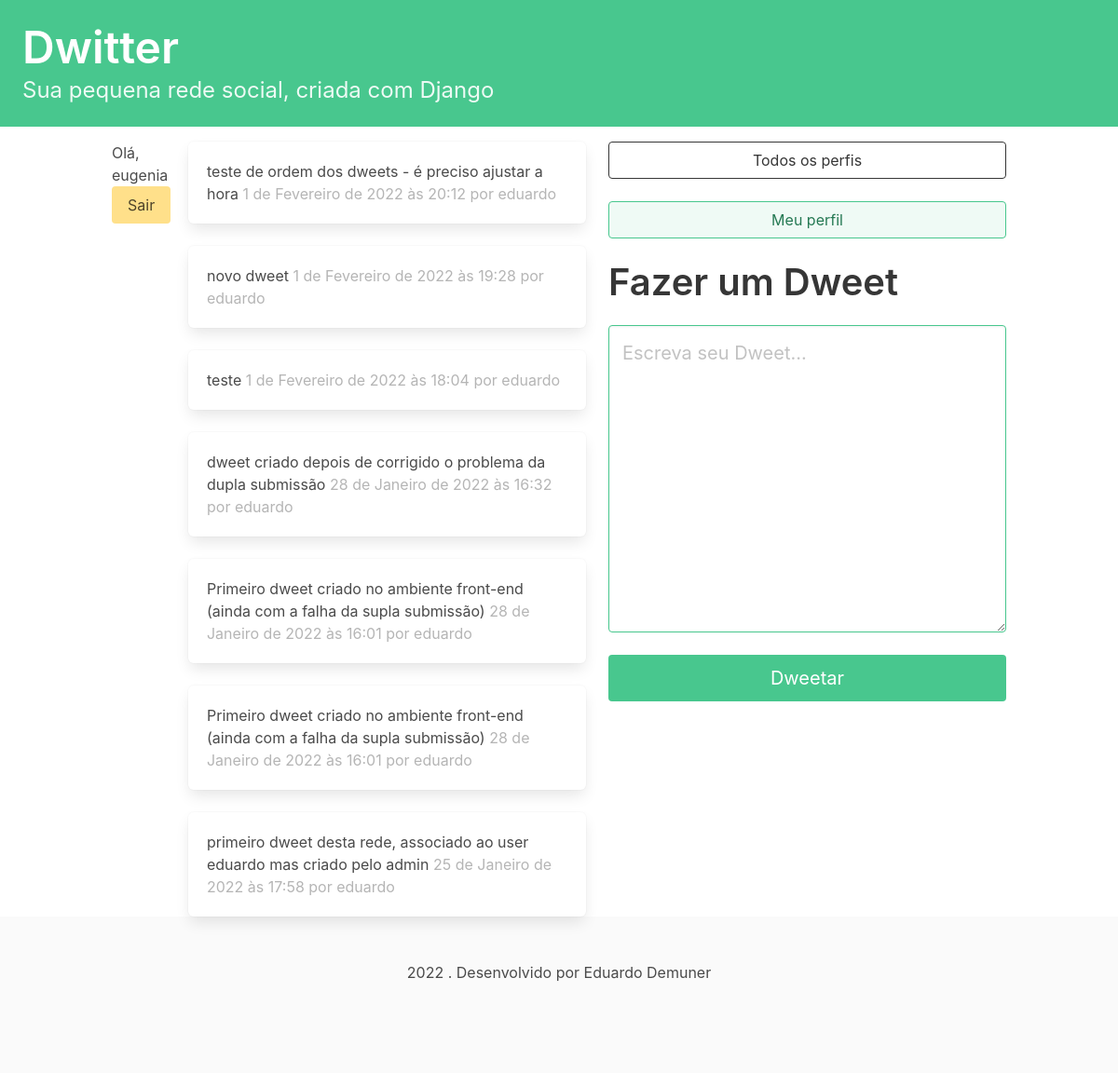
The page / (signed in) on the database as committed earlier.
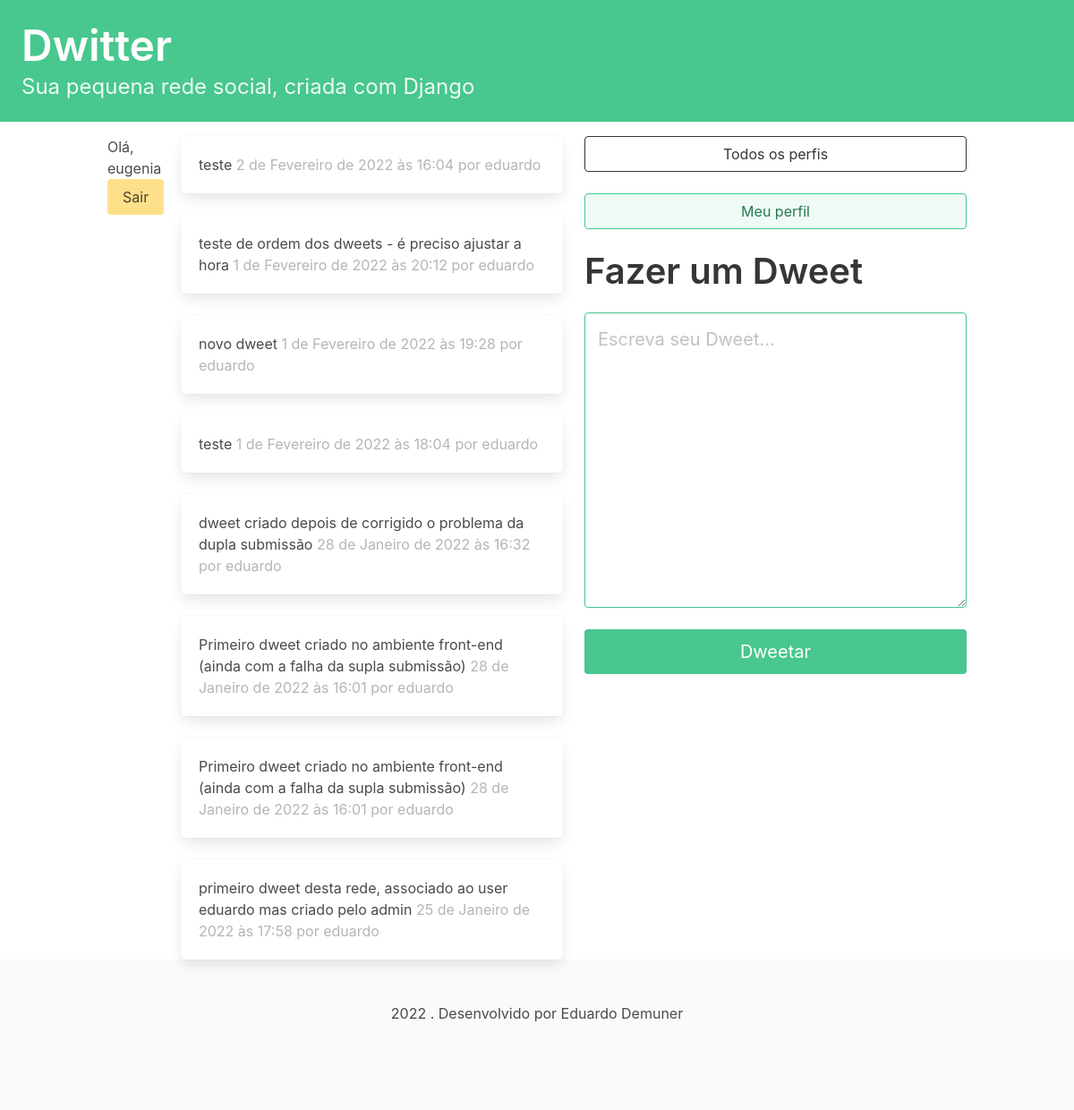
The same page on the database as committed later.
### dwitter/models.py (models this page shows, shortened)
class Dweet(models.Model):
    user = models.ForeignKey(
        User, related_name="dweets", on_delete=models.DO_NOTHING
    )
    body = models.CharField(max_length=140)
    created_at = models.DateTimeField(auto_now_add=True)

### dwitter/views.py (the view)
# urls.py: path("", dashboard, name="dashboard"),
@login_required(login_url='/login/')
def dashboard(request):
    form = DweetForm(request.POST or None)
    if request.method == "POST":
        if form.is_valid():
            dweet = form.save(commit=False)
            dweet.user = request.user
            dweet.save()
            return redirect("dwitter:dashboard")
    followed_dweets = Dweet.objects.filter(
        user__profile__in=request.user.profile.follows.all()
    ).order_by("-created_at")
    return render(request, "dwitter/dashboard.html", {"form": form, "dweets":followed_dweets})

### dwitter/forms.py
class DweetForm(forms.ModelForm):
    body = forms.CharField(
        required=True,
        widget=forms.Textarea(
            attrs={
                "placeholder": "Escreva seu Dweet...",
                "class": "textarea is-success is-medium",
            }
        ),
        label="",
        error_messages={'max_length':'Este dweet está muito longo! Observe o limite de 140 caracteres.'}
    )
    class Meta:
        model = Dweet
        exclude = ("user", )

### dwitter/templates/dwitter/dashboard.html (shortened to what this page needs)
{% extends 'base.html' %}
{% block content %}
    <div class="column">
    {% for dweet in dweets %}
        <div class="box">
            {{dweet.body}}
            <span class="is-small has-text-grey-light">
                {{ dweet.created_at }} por {{ dweet.user.username }}
            </span>
        </div>
    {% endfor %}
    </div>
    <div class="column">
        <div class="block">
            <a href="{% url 'dwitter:profile_list' %} ">
                <button class="button is-dark is-outlined is-fullwidth">
                    Todos os perfis
                </button>
            </a>
        </div>
        <div class="block">
            <a href="{% url 'dwitter:profile' request.user.profile.id %} ">
                <button class="button is-success is-light is-outlined is-fullwidth">
                    Meu perfil
                </button>
            </a>
        </div>
        <div class="block">
            <div class="block">
                <h2 class="title is-2">Fazer um Dweet</h2>
            </div>
            <div class="block">
                <form method="post">
                    {{ form.as_p }}
                    <button class="button is-success is-fullwidth is-medium mt-5"
                            type="submit">
                        Dweetar
                    </button>
                </form>
            </div>
        </div>
    </div>
{% endblock content %}

Rows that differ between the two databases and show on the page:
added Dweet: body "teste", created_at "2 de Fevereiro de 2022 às 16:04", user.username "eduardo"
